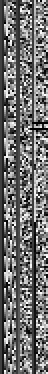
#> input picture packages/astrodb-utils/astrodb_utils-0.8.tar.gz/astrodb_utils-0.8/tests/data/2MASS+J21442847+1446077.fits, 24 x 187 px (shown 2 times larger)
$ python main.py ../../../../astrodb-utils/astrodb_utils-0.8.tar.gz/astrodb_utils-0.8/tests/data/2MASS+J21442847+1446077.fits
#> lines starting #> are read from the running program, lines starting #| are printed output that depends on the picture
#> in convert_image_to_ascii, image is the input picture: PIL image 24x187 L; min 0, max 255, mean 111.4

from PIL import Image
import argparse

ASCII_CHARS = ['@', '%', '#', '*', '+', '=', '-', ':', '.', ' ']

def resize_image(image, new_width=100):
#> called with new_width = 100
    width, height = image.size
#> width = 24; height = 187
    ratio = height / width / 1.65
#> ratio = 4.72
    new_height = int(new_width * ratio)
#> new_height = 472
    return image.resize((new_width, new_height))
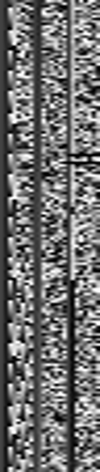
#> returned value: PIL image 100x472 L; min 0, max 255, mean 111.4

def grayify(image):
    return image.convert("L")

def pixels_to_ascii(image):
    pixels = image.getdata()
#> (the run stopped early here; a loop or call above may not have finished)

$ run again, on packages/astrodb-utils/astrodb_utils-0.8.tar.gz/astrodb_utils-0.8/tests/data/WISEAJ2018-74MIRI.fits
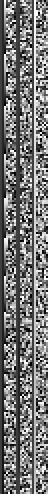
#> input picture packages/astrodb-utils/astrodb_utils-0.8.tar.gz/astrodb_utils-0.8/tests/data/WISEAJ2018-74MIRI.fits, 24 x 247 px (shown 2 times larger)
#> in convert_image_to_ascii, image is the input picture: PIL image 24x247 L; min 0, max 255, mean 117
#> in resize_image, `return image.resize((new_width, new_height))`:
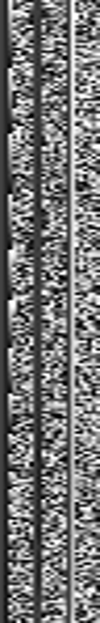
#> returned value: PIL image 100x623 L; min 0, max 255, mean 117
